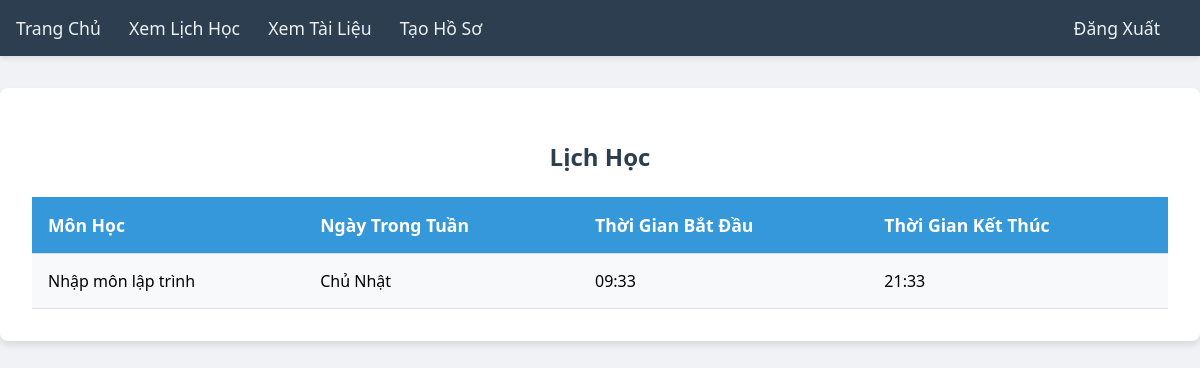
Before: /view_schedule (signed in) with the older database file.
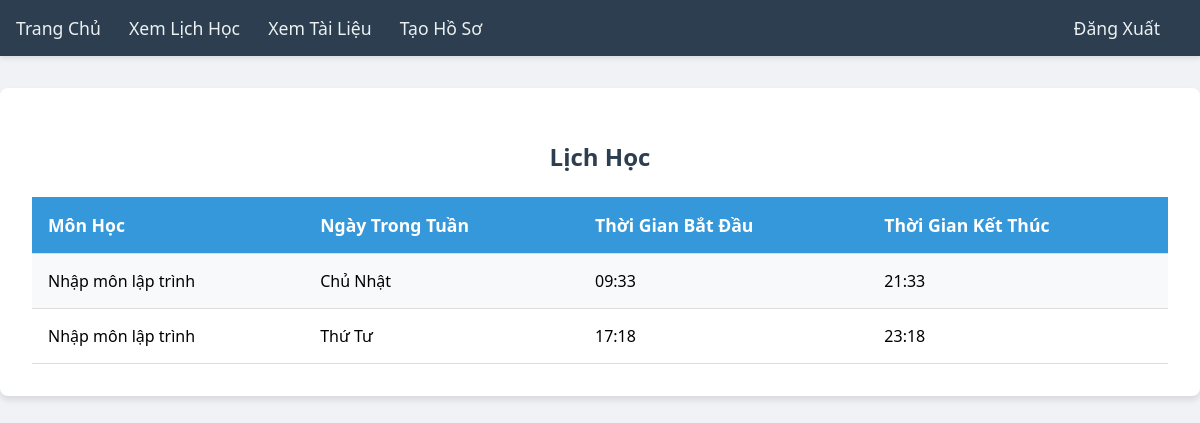
After: the same page with the newer database file.
### tables this page shows
CREATE TABLE schedules (
                 id INTEGER PRIMARY KEY AUTOINCREMENT,
                 class_id INTEGER,
                 subject TEXT,
                 day_of_week TEXT,
                 start_time TEXT,
                 end_time TEXT,
                 FOREIGN KEY (class_id) REFERENCES classes(id));

### app.py (the view)
@app.route('/view_schedule')
def view_schedule():
    if 'user_id' not in session or session['role'] != 'student':
        return redirect(url_for('login'))
    user_id = session['user_id']
    conn = get_db_connection()
    user = conn.execute('SELECT class_name FROM users WHERE id = ?', (user_id,)).fetchone()
    if not user:
        conn.close()
        return render_template('view_schedule.html', error='User not found')
    class_name = user['class_name']
    class_info = conn.execute('SELECT id FROM classes WHERE class_name = ?', (class_name,)).fetchone()
    if not class_info:
        conn.close()
        return render_template('view_schedule.html', error='Class not found')
    class_id = class_info['id']
    schedules = conn.execute('SELECT subject, day_of_week, start_time, end_time FROM schedules WHERE class_id = ?',
                             (class_id,)).fetchall()
    schedules = [{'subject': s['subject'], 'day_of_week': s['day_of_week'], 'start_time': s['start_time'],
                  'end_time': s['end_time']} for s in schedules]
    conn.close()
    return render_template('view_schedule.html', schedules=schedules)

### app.py (called while the page is built)
def get_db_connection():
    conn = sqlite3.connect('database.db')
    conn.row_factory = sqlite3.Row
    return conn

### templates/view_schedule.html (shortened to what this page needs)
<!DOCTYPE html>
<html lang="vi">
<head>
</head>
<body>
    <div class="navbar">
        <a href="{{ url_for('home') }}">Trang Chủ</a>
        <a href="{{ url_for('view_schedule') }}">Xem Lịch Học</a>
        <a href="{{ url_for('view_documents') }}">Xem Tài Liệu</a>
        {% if not has_profile %}
            <a href="{{ url_for('create_profile') }}">Tạo Hồ Sơ</a>
        {% else %}
            <a href="{{ url_for('start') }}">Điểm Danh</a>
        {% endif %}
        <a href="{{ url_for('logout') }}" style="float: right;">Đăng Xuất</a>
    </div>
    <div class="container">
        <h2>Lịch Học</h2>
        {% if error %}
            <div class="error">{{ error }}</div>
        {% else %}
            <table>
                <tr>
                    <th>Môn Học</th>
                    <th>Ngày Trong Tuần</th>
                    <th>Thời Gian Bắt Đầu</th>
                    <th>Thời Gian Kết Thúc</th>
                </tr>
                {% for schedule in schedules %}
                <tr>
                    <td>{{ schedule.subject }}</td>
                    <td>{{ schedule.day_of_week }}</td>
                    <td>{{ schedule.start_time }}</td>
                    <td>{{ schedule.end_time }}</td>
                </tr>
                {% endfor %}
            </table>
        {% endif %}
    </div>
</body>
</html>

### templates/view_schedule.html (style rules this page uses)
body { font-family: 'Segoe UI', Tahoma, Geneva, Verdana, sans-serif; background-color: #f0f2f5; margin: 0; padding: 0; }
.navbar { background-color: #2c3e50; padding: 1rem; box-shadow: 0 2px 5px rgba(0, 0, 0, 0.1); }
.navbar a { color: #ecf0f1; text-decoration: none; margin-right: 1.5rem; font-size: 1.1rem; transition: color 0.3s ease; }
.container { max-width: 1200px; margin: 2rem auto; padding: 2rem; background-color: #fff; border-radius: 8px; box-shadow: 0 4px 6px rgba(0, 0, 0, 0.1); }
h2 { color: #2c3e50; text-align: center; margin-bottom: 1.5rem; }
table { width: 100%; border-collapse: collapse; margin-top: 1rem; }
th, td { padding: 1rem; text-align: left; border-bottom: 1px solid #ddd; }
th { background-color: #3498db; color: #fff; font-size: 1.1rem; }
tr:nth-child(even) { background-color: #f8f9fa; }

Changed rows visible on the page:
added schedules: subject "Nhập môn lập trình", day_of_week "Thứ Tư", start_time "17:18", end_time "23:18"
